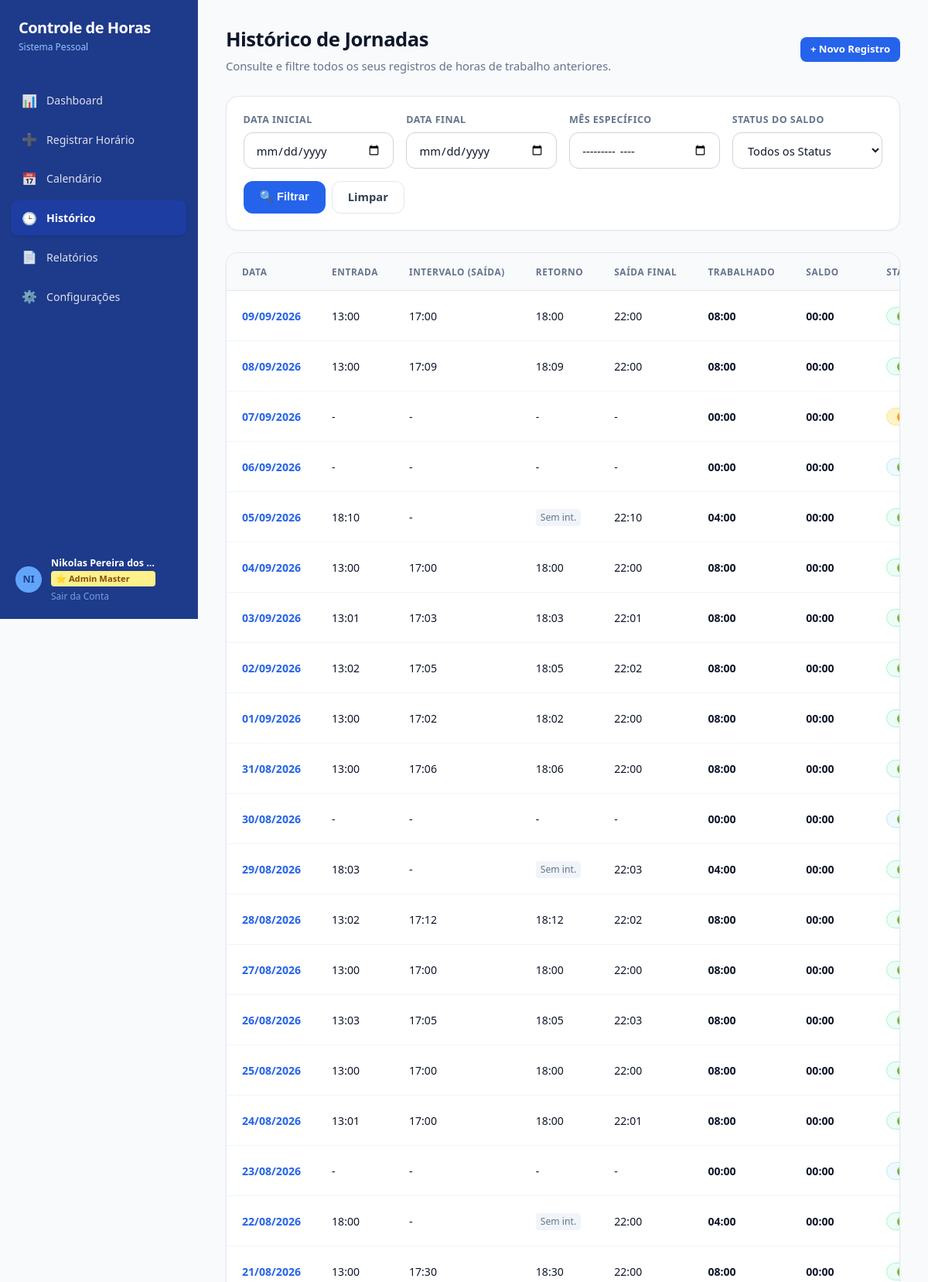
Page /historico (signed in, upper part) on the committed database.
### tables this page shows
CREATE TABLE work_periods (
        id INTEGER PRIMARY KEY AUTOINCREMENT,
        work_day_id INTEGER NOT NULL,
        period_order INTEGER NOT NULL DEFAULT 1,
        start_time TEXT NOT NULL,
        end_time TEXT NOT NULL,
        FOREIGN KEY (work_day_id) REFERENCES work_days(id) ON DELETE CASCADE
    );

CREATE TABLE work_days (
        id INTEGER PRIMARY KEY AUTOINCREMENT,
        user_id INTEGER NOT NULL,
        date TEXT NOT NULL,
        day_type TEXT DEFAULT 'trabalho',
        observation TEXT,
        created_at TIMESTAMP DEFAULT CURRENT_TIMESTAMP,
        updated_at TIMESTAMP DEFAULT CURRENT_TIMESTAMP, overtime_paid INTEGER DEFAULT 0,
        UNIQUE(user_id, date),
        FOREIGN KEY (user_id) REFERENCES users(id) ON DELETE CASCADE
    );

### app.py (the view, shortened to what this page needs)
@app.route('/historico')
@login_required
def history_view():
    user_id = session['user_id']
    date_start = request.args.get('date_start', '').strip()
    date_end = request.args.get('date_end', '').strip()
    month_filter = request.args.get('month_filter', '').strip()
    status_filter = request.args.get('status_filter', '').strip()
    if not date_start:
        now = datetime.now()
        date_start = (now - timedelta(days=90)).strftime('%Y-%m-%d')
    if not date_end:
        date_end = (datetime.now() + timedelta(days=30)).strftime('%Y-%m-%d')
    days_data, _ = get_days_data_in_range(user_id, date_start, date_end)
    filtered_records = []
    for item in reversed(days_data): # Mais recentes primeiro
        parts = item['date'].split('-')
        item['date_fmt'] = f"{parts[2]}/{parts[1]}/{parts[0]}"
        periods = item.get('periods', [])
        item['first_in'] = periods[0]['start_time'] if len(periods) > 0 else '-'
        item['break_out'] = periods[0]['end_time'] if len(periods) > 1 else ('Sem int.' if len(periods) == 1 else '-')
        item['break_in'] = periods[1]['start_time'] if len(periods) > 1 else ('Sem int.' if len(periods) == 1 else '-')
        item['last_out'] = periods[-1]['end_time'] if len(periods) > 0 else '-'
        if status_filter == 'positivo' and item['balance_minutes'] <= 0:
            continue
        elif status_filter == 'negativo' and item['balance_minutes'] >= 0:
            continue
        elif status_filter == 'zerado' and item['balance_minutes'] != 0:
            continue
        elif status_filter == 'falta' and item['day_type'] != 'falta':
            continue
        elif status_filter == 'folga' and item['day_type'] not in ('folga', 'feriado', 'atestado', 'compensacao'):
            continue
        filtered_records.append(item)
    filters = {
        'date_start': request.args.get('date_start', ''),
        'date_end': request.args.get('date_end', ''),
        'month_filter': month_filter,
        'status_filter': status_filter
    }
    return render_template(
        'history.html',
        active_page='history',
        records=filtered_records,
        filters=filters
    )

### app.py (called while the page is built, shortened)
def generate_auth_token(user_id, email):
    return auth_serializer.dumps({'uid': user_id, 'email': email})

def login_required(f):
    @wraps(f)
    def decorated_function(*args, **kwargs):
        if not session.get('user_id'):
            if not restore_session_from_token():
                return redirect(url_for('login'))
        return f(*args, **kwargs)
    return decorated_function

@app.before_request
def before_req():
    if not session.get('user_id'):
        restore_session_from_token()
    else:
        if session.get('user_name') in ('Taijou BR', 'Administrador', None, ''):
            uid = session.get('user_id')
            try:
                conn = get_db()
                cursor = conn.cursor()
                cursor.execute("SELECT name FROM users WHERE id = ?", (uid,))
                row = cursor.fetchone()
                conn.close()
                if row and row['name'] and row['name'] not in ('Taijou BR', 'Administrador'):
                    session['user_name'] = row['name']
            except Exception:
                pass

@app.context_processor
def inject_auth_info():
    token = ''
    if session.get('user_id') and session.get('user_email'):
        try:
            token = generate_auth_token(session['user_id'], session['user_email'])
        except Exception:
            token = ''
    return {'auth_token': token}

@app.after_request
def after_req(response):
    cookies = response.headers.getlist('Set-Cookie')
    return response

    def __call__(self, environ, start_response):
        def custom_start_response(status, headers, exc_info=None):
            new_headers = []
            for name, val in headers:
                new_headers.append((name, val))
            return start_response(status, new_headers, exc_info)
        return self.wsgi_app(environ, custom_start_response)

### database/db.py (called while the page is built, shortened)
def get_db_path():
    return DEFAULT_DB_PATH

def get_db():
    global _initialized, DB_PATH
    DB_PATH = get_db_path()
    os.makedirs(os.path.dirname(DB_PATH), exist_ok=True)
    conn = sqlite3.connect(DB_PATH, timeout=15)
    conn.row_factory = sqlite3.Row
    conn.execute("PRAGMA foreign_keys = ON;")
    return conn

### services/calculations.py (called while the page is built)
def time_to_minutes(time_str: str) -> int:
    if not time_str or ':' not in time_str:
        return 0
    parts = time_str.strip().split(':')
    try:
        hours = int(parts[0])
        minutes = int(parts[1])
        return hours * 60 + minutes
    except (ValueError, IndexError):
        return 0

### templates/history.html (shortened to what this page needs)
{% extends "base.html" %}
{% block content %}
<div class="page-header">
  <div>
    <h1 class="page-title">Histórico de Jornadas</h1>
    <p class="page-subtitle">Consulte e filtre todos os seus registros de horas de trabalho anteriores.</p>
  </div>
  <a href="{{ url_for('register_time') }}" class="btn btn-primary btn-sm" id="btn-new-history-reg">
    + Novo Registro
  </a>
</div>
<div class="filter-bar">
  <form method="GET" action="{{ url_for('history_view') }}" class="filter-form">
    <div class="filter-group">
      <label for="date_start">Data Inicial</label>
      <input type="date" id="date_start" name="date_start" class="form-control" value="{{ filters.date_start }}">
    </div>
    <div class="filter-group">
      <label for="date_end">Data Final</label>
      <input type="date" id="date_end" name="date_end" class="form-control" value="{{ filters.date_end }}">
    </div>
    <div class="filter-group">
      <label for="month_filter">Mês Específico</label>
      <input type="month" id="month_filter" name="month_filter" class="form-control" value="{{ filters.month_filter }}">
    </div>
    <div class="filter-group">
      <label for="status_filter">Status do Saldo</label>
      <select id="status_filter" name="status_filter" class="form-control">
        <option value="" {% if not filters.status_filter %}selected{% endif %}>Todos os Status</option>
      </select>
    </div>
    <div style="display: flex; gap: 0.5rem; align-items: flex-end;">
      <button type="submit" class="btn btn-primary" id="btn-filter-submit">
        🔍 Filtrar
      </button>
      <a href="{{ url_for('history_view') }}" class="btn btn-secondary" id="btn-filter-clear">
        Limpar
      </a>
    </div>
  </form>
</div>
<div class="table-card">
  <div class="table-responsive">
    <table class="data-table">
      <thead>
        <tr>
          <th>Data</th>
          <th>Entrada</th>
          <th>Intervalo (Saída)</th>
          <th>Retorno</th>
          <th>Saída Final</th>
          <th>Trabalhado</th>
          <th>Saldo</th>
          <th>Status</th>
        </tr>
      </thead>
      <tbody>
        {% if records %}
          {% for r in records %}
            <tr>
              <td>
                <a href="{{ url_for('day_detail_view', date_str=r.date) }}" style="font-weight: 700; color: var(--primary); text-decoration: none;">
                  {{ r.date_fmt }}
                </a>
              </td>
              <td>{{ r.first_in }}</td>
              <td>{{ '-' if r.break_out == 'Sem int.' else r.break_out }}</td>
              <td>
                {% if r.break_in == 'Sem int.' %}
                  <span style="display: inline-block; font-size: 0.76rem; background: #f1f5f9; color: #64748b; padding: 2px 6px; border-radius: 4px;">Sem int.</span>
                {% else %}
                  {{ r.break_in }}
                {% endif %}
              </td>
              <td>
                {% if r.is_in_progress %}
                  <span style="color: #d97706; font-weight: 600;">⏳ Em aberto</span>
                {% else %}
                  {{ r.last_out }}
                {% endif %}
              </td>
              <td><strong>{{ r.total_worked_str }}</strong></td>
              <td>
                {% if r.is_in_progress %}
                  <span style="color: #d97706; font-weight: 700; font-size: 0.85rem;">⏳ Em aberto</span>
                {% else %}
                  <span class="{% if '+' in r.balance_str %}text-positive{% elif '-' in r.balance_str %}text-negative{% endif %}" style="font-weight: 700;">
                    {{ r.balance_str }}
                  </span>
                {% endif %}
              </td>
              <td>
                {% if r.day_type == 'folga' %}
                  <span class="status-badge status-folga">🟢 Folga</span>
                {% elif r.day_type == 'feriado' %}
                  <span class="status-badge" style="background-color: #fef3c7; color: #b45309; border: 1px solid #fde68a;">🟠 Feriado</span>
                {% elif r.day_type == 'falta' %}
                  <span class="status-badge status-falta">🔴 Falta (A Pagar)</span>
                {% elif r.is_in_progress or r.status == 'em_andamento' %}
                  <span class="status-badge" style="background-color: #fffbeb; color: #b45309; border: 1px solid #fde68a;">⏳ Em aberto</span>
                {% elif r.status == 'incompleto' %}
                  <span class="status-badge status-incompleto">🟡 Incompleto</span>
                {% elif r.status == 'registrado' %}
                  <span class="status-badge status-registrado">🟢 Registrado</span>
                {% else %}
                  <span class="status-badge status-vazio">⚪ Vazio</span>
                {% endif %}
              </td>
            </tr>
          {% endfor %}
        {% else %}
          <tr>
            <td colspan="10" style="text-align: center; padding: 2.5rem; color: var(--text-muted);">
              Nenhum registro encontrado para os filtros selecionados.
            </td>
          </tr>
        {% endif %}
      </tbody>
    </table>
  </div>
</div>
{% endblock %}

### rows in the picture
work_periods: first_in "13:00", end_time "17:00"
work_periods: break_in "18:00", last_out "22:00"
work_periods: first_in "13:00", end_time "17:09"
work_periods: break_in "18:09", last_out "22:00"
work_days: date_fmt "07/09/2026", first_in "-", break_out "-", break_in "-", last_out "-", total_worked_str "00:00", balance_str "00:00"
work_days: date_fmt "06/09/2026", first_in "-", break_out "-", break_in "-", last_out "-", total_worked_str "00:00", balance_str "00:00"
work_periods: date_fmt "05/09/2026", first_in "18:10", break_out "-", shows "Sem int.", last_out "22:10", total_worked_str "04:00", balance_str "00:00"
work_periods: first_in "13:00", end_time "17:00"
work_periods: break_in "18:00", last_out "22:00"
work_periods: first_in "13:01", end_time "17:03"
work_periods: break_in "18:03", last_out "22:01"
work_periods: first_in "13:02", end_time "17:05"
work_periods: break_in "18:05", last_out "22:02"
work_periods: first_in "13:00", end_time "17:02"
work_periods: break_in "18:02", last_out "22:00"
work_periods: first_in "13:00", end_time "17:06"
work_periods: break_in "18:06", last_out "22:00"
work_days: date_fmt "30/08/2026", first_in "-", break_out "-", break_in "-", last_out "-", total_worked_str "00:00", balance_str "00:00"
work_periods: date_fmt "29/08/2026", first_in "18:03", break_out "-", shows "Sem int.", last_out "22:03", total_worked_str "04:00", balance_str "00:00"
work_periods: first_in "13:02", end_time "17:12"
work_periods: break_in "18:12", last_out "22:02"
work_periods: first_in "13:00", end_time "17:00"
work_periods: break_in "18:00", last_out "22:00"
work_periods: first_in "13:03", end_time "17:05"
work_periods: break_in "18:05", last_out "22:03"
work_periods: first_in "13:00", end_time "17:00"
work_periods: break_in "18:00", last_out "22:00"
work_periods: first_in "13:01", end_time "17:00"
work_periods: break_in "18:00", last_out "22:01"
work_days: date_fmt "23/08/2026", first_in "-", break_out "-", break_in "-", last_out "-", total_worked_str "00:00", balance_str "00:00"
work_periods: date_fmt "22/08/2026", first_in "18:00", break_out "-", shows "Sem int.", last_out "22:00", total_worked_str "04:00", balance_str "00:00"
work_periods: first_in "13:00", end_time "17:30"
work_periods: break_in "18:30", last_out "22:00"

### other values in the picture
{{ r.date_fmt }} "09/09/2026" "08/09/2026" "04/09/2026" "03/09/2026" "02/09/2026" "01/09/2026" "31/08/2026" "28/08/2026" "27/08/2026" "26/08/2026" "25/08/2026" "24/08/2026" "21/08/2026"
{{ r.total_worked_str }} "08:00" "08:00" "08:00" "08:00" "08:00" "08:00" "08:00" "08:00" "08:00" "08:00" "08:00" "08:00" "08:00"
{{ r.balance_str }} "00:00" "00:00" "00:00" "00:00" "00:00" "00:00" "00:00" "00:00" "00:00" "00:00" "00:00" "00:00" "00:00"
